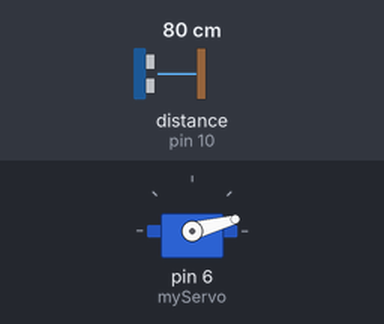
A sketch run on a simulated Arduino Uno, built with avr-gcc and run on an emulated ATmega328P. On the bench: servo. Wiring (inferred from the names in the program): ultrasonic range finder: trigger pin 9; echo pin 10. The inputs (shaded band) are chosen by the test bench; at power-on: distance to the obstacle (sensor on pin 10) 80 cm. The echo pulse lasts 58.3 µs per cm; what the sketch prints to the serial monitor is not drawn.

Above: at 0.01 s.
1.3 s: distance to the obstacle (sensor on pin 10) set to 2 cm
At 2.2 s:
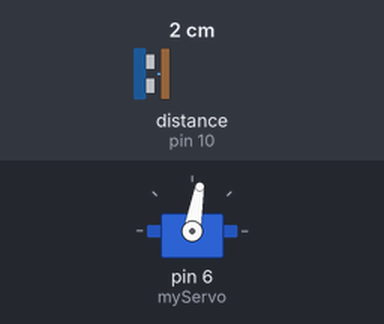
4.3 s: distance to the obstacle (sensor on pin 10) set to 299 cm
At 5.17 s:
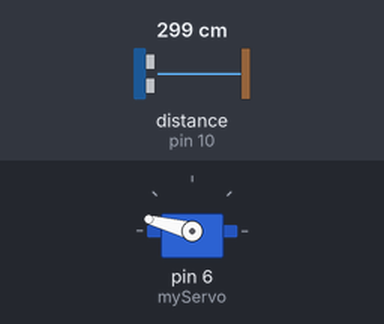
7.3 s: distance to the obstacle (sensor on pin 10) set to 4 cm
At 7.9 s:
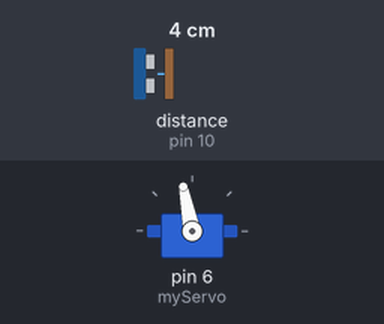
10.3 s: distance to the obstacle (sensor on pin 10) set to 18 cm
Timing chart, 0 to 14.3 s (numbered marks = the images above; inputs shaded):
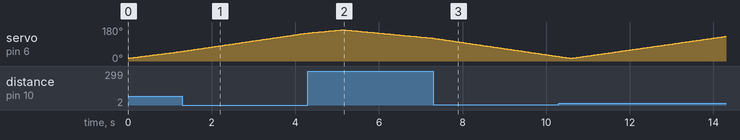

The sketch:

Arduino_Code.ino
```cpp
#include <Servo.h>

const int trigPin = 9;
const int echoPin = 10;
long duration;
int distance;
Servo myServo; // Object for servo motor

void setup() {
  pinMode(trigPin, OUTPUT);  // Set trigPin as an Output
  pinMode(echoPin, INPUT);   // Set echoPin as an Input
  Serial.begin(9600);
  myServo.attach(6); // Pin connected to servo
}

void loop() {
  // Rotating servo from 15 to 165 degrees
  for (int i = 15; i <= 165; i++) {
    myServo.write(i);
    delay(30);
    distance = calculateDistance();

    Serial.print(i);
    Serial.print(",");
    Serial.print(distance);
    Serial.print(".");
  }

  // Rotating servo back from 165 to 15 degrees
  for (int i = 165; i >= 15; i--) { // Fixed decrement operator (i--)
    myServo.write(i);
    delay(30);
    distance = calculateDistance();

    Serial.print(i);
    Serial.print(",");
    Serial.print(distance);
    Serial.print(".");
  }
}

// Function to measure distance using ultrasonic sensor
int calculateDistance() {
  digitalWrite(trigPin, LOW);
  delayMicroseconds(2);

  digitalWrite(trigPin, HIGH);
  delayMicroseconds(10);
  digitalWrite(trigPin, LOW);

  duration = pulseIn(echoPin, HIGH);
  distance = duration * 0.034 / 2; // Convert time to distance

  return distance;
}
```
